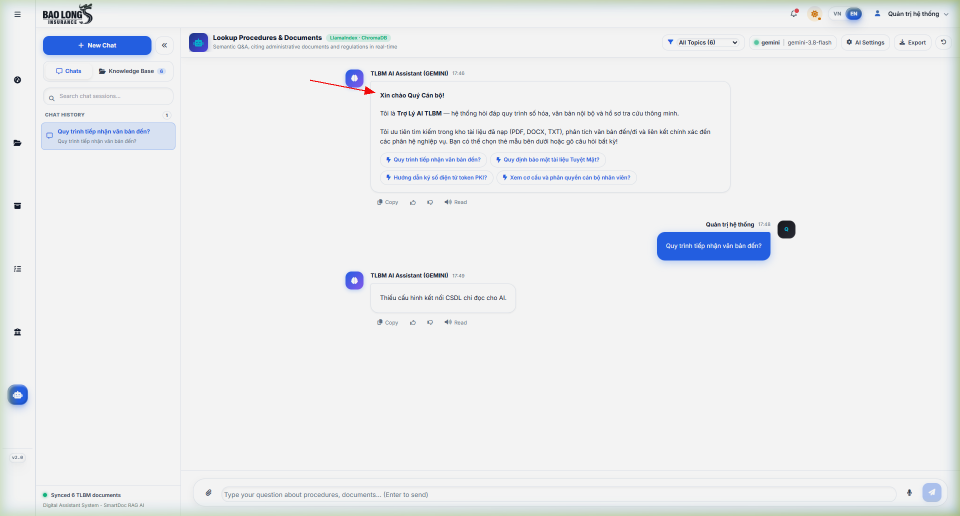
#> input picture docs/qa/nhom_8/bug_03_i18n_greeting_vietnamese.png, 1920 x 1031 px, given in place of media_1792838995873.png, which was not available (shown at 1/2 size); the run also reads 1 picture not shown here
$ python generate_arrow_only_screenshots.py
#> lines starting #> are read from the running program, lines starting #| are printed output that depends on the picture
import os
import math
from PIL import Image, ImageDraw

ROOT_DIR = r"d:\QuanLyVanBan_TLBM"
QA_DIR = os.path.join(ROOT_DIR, "docs", "qa", "nhom_8")
TEMP_DIR = r"C:\Users\admi\.gemini\antigravity-ide\brain\fbaef7a3-0f75-4ed9-891e-3f2d394c4d7a\.tempmediaStorage"

os.makedirs(QA_DIR, exist_ok=True)

# Exact Lightshot red color
RED = (240, 10, 10)

def draw_arrow(draw, start, end, color=RED, width=4, head_length=24, head_angle=24):
    x1, y1 = start
    x2, y2 = end
    angle = math.atan2(y2 - y1, x2 - x1)
    base_x = x2 - head_length * 0.7 * math.cos(angle)
    base_y = y2 - head_length * 0.7 * math.sin(angle)
    draw.line([(x1, y1), (base_x, base_y)], fill=color, width=width)
    rad = math.radians(head_angle)
    x3 = x2 - head_length * math.cos(angle - rad)
    y3 = y2 - head_length * math.sin(angle - rad)
    x4 = x2 - head_length * math.cos(angle + rad)
    y4 = y2 - head_length * math.sin(angle + rad)
    draw.polygon([(x2, y2), (x3, y3), (x4, y4)], fill=color)

# 1. Bug: Chat Error 403 Raw JSON
def make_bug_01():
    im = Image.open(os.path.join(TEMP_DIR, "media_1792838995873.png")).convert("RGB")
#> im is the input picture: PIL image 1920x1031 RGB; mean R, G, B 235.4, 237.2, 239
    draw = ImageDraw.Draw(im)
    # Arrow pointing directly to "Thiếu cấu hình kết nối CSDL chỉ đọc cho AI."
    draw_arrow(draw, (550, 520), (745, 575), width=3, head_length=22)
    out = os.path.join(QA_DIR, "bug_01_chat_error_403.png")
    im.save(out)
    print("Saved:", out)

# 2. Bug: Fake Gemini Model gemini-3.8-flash
def make_bug_02():
    im = Image.open(os.path.join(TEMP_DIR, "media_1792838995873.png")).convert("RGB")
    draw = ImageDraw.Draw(im)
    # Arrow pointing to "gemini | gemini-3.8-flash" badge
    draw_arrow(draw, (1320, 55), (1500, 78), width=3, head_length=22)
    out = os.path.join(QA_DIR, "bug_02_model_gemini_fake.png")
    im.save(out)
    print("Saved:", out)

# 3. Bug: Settings Modal Glued Text (Google GeminiKhuyên dùng & OpenAIGPT-4o)
def make_bug_03():
    im = Image.open(os.path.join(TEMP_DIR, "media_1792838883100.png")).convert("RGB")
    draw = ImageDraw.Draw(im)
    # Arrow pointing directly to glued "Google GeminiKhuyên dùng"
    draw_arrow(draw, (460, 420), (660, 442), width=3, head_length=22)
    # Arrow pointing directly to glued "OpenAIGPT-4o"
    draw_arrow(draw, (460, 540), (620, 555), width=3, head_length=22)
    out = os.path.join(QA_DIR, "bug_03_settings_dinh_chu.png")
    im.save(out)
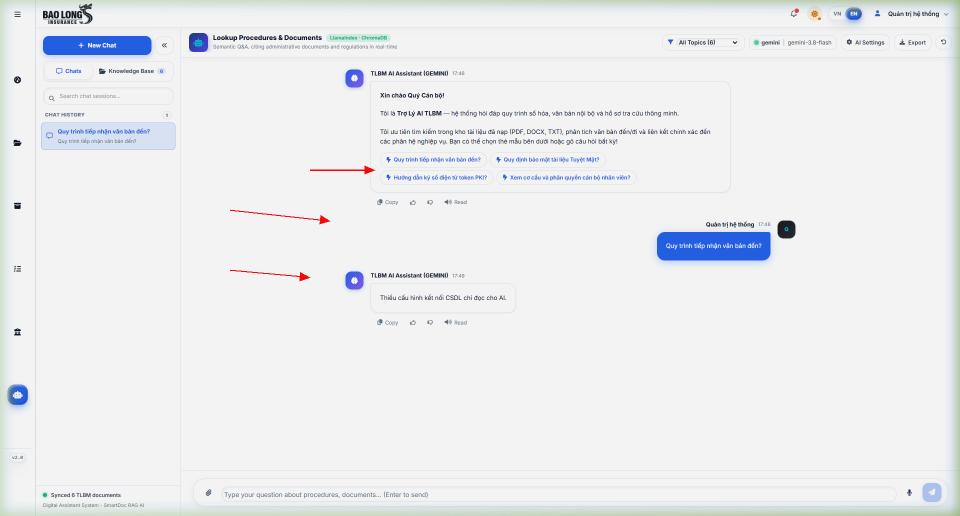
#> saved as bug_03_settings_dinh_chu.png: PIL image 1920x1031 RGB (shown at 1/2 size); mean R, G, B 235.4, 237, 238.8
    print("Saved:", out)

# 4. Bug: Settings Modal Truncated Text & Fake Model Dropdown
def make_bug_04():
    im = Image.open(os.path.join(TEMP_DIR, "media_1792838883100.png")).convert("RGB")
    draw = ImageDraw.Draw(im)
    # Arrow pointing to fake model gemini-3.8-flash in dropdown
    draw_arrow(draw, (1260, 712), (1095, 712), width=3, head_length=22)
    # Arrow pointing to truncated embedding select box
    draw_arrow(draw, (1200, 770), (995, 738), width=3, head_length=22)
    out = os.path.join(QA_DIR, "bug_04_settings_tran_vien.png")
    im.save(out)
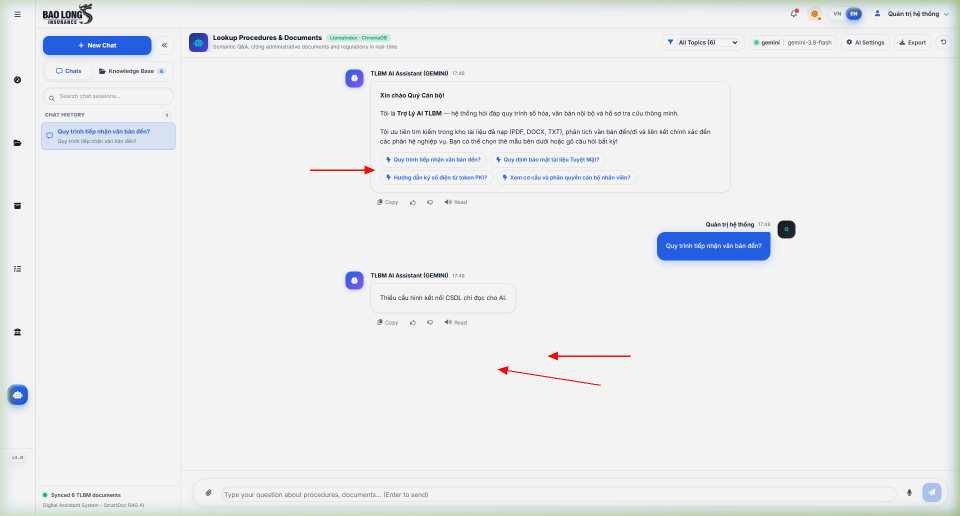
#> saved as bug_04_settings_tran_vien.png: PIL image 1920x1031 RGB (shown at 1/2 size); mean R, G, B 235.4, 237, 238.8
    print("Saved:", out)

# 5. Bug: Kho tài liệu Mock Dummy Data & Xóa toàn bộ & Overlap icon
def make_bug_05():
    im = Image.open(os.path.join(TEMP_DIR, "media_1792838906231.png")).convert("RGB")
    draw = ImageDraw.Draw(im)
    # Arrow pointing to folder1/folder2/item1.docx tree
    draw_arrow(draw, (380, 390), (180, 420), width=3, head_length=22)
    # Arrow pointing to [Xóa toàn bộ kho tài liệu]
    draw_arrow(draw, (380, 738), (210, 738), width=3, head_length=22)
    # Arrow pointing to blue robot icon on navbar
    draw_arrow(draw, (180, 790), (55, 770), width=3, head_length=22)
    out = os.path.join(QA_DIR, "bug_05_kho_tai_lieu_mock_data.png")
    im.save(out)
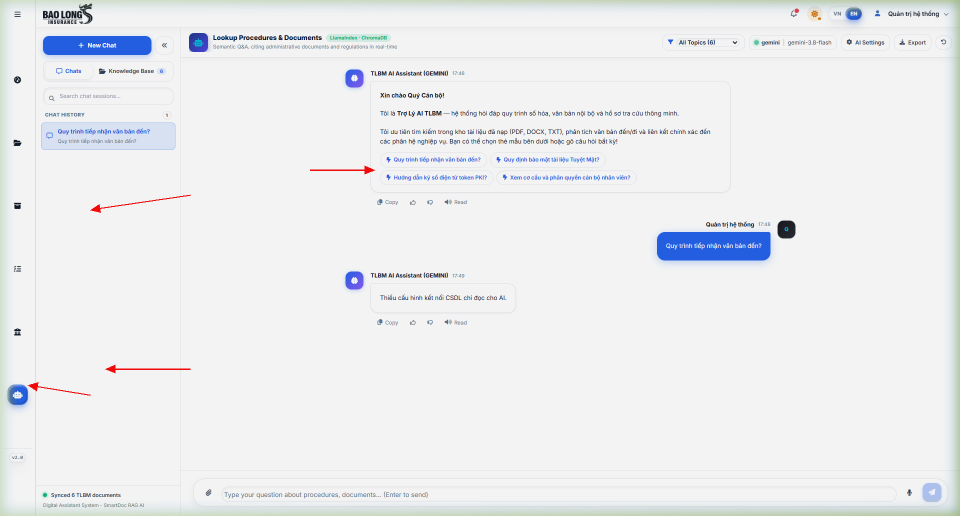
#> saved as bug_05_kho_tai_lieu_mock_data.png: PIL image 1920x1031 RGB (shown at 1/2 size); mean R, G, B 235.4, 237, 238.8
    print("Saved:", out)

# 6. Bug: Floating AI Box Markdown Asterisks, Mock setTimeout, Inconsistent GPT-4o Badge
def make_bug_06():
#> (the run stopped early here; a loop or call above may not have finished)
